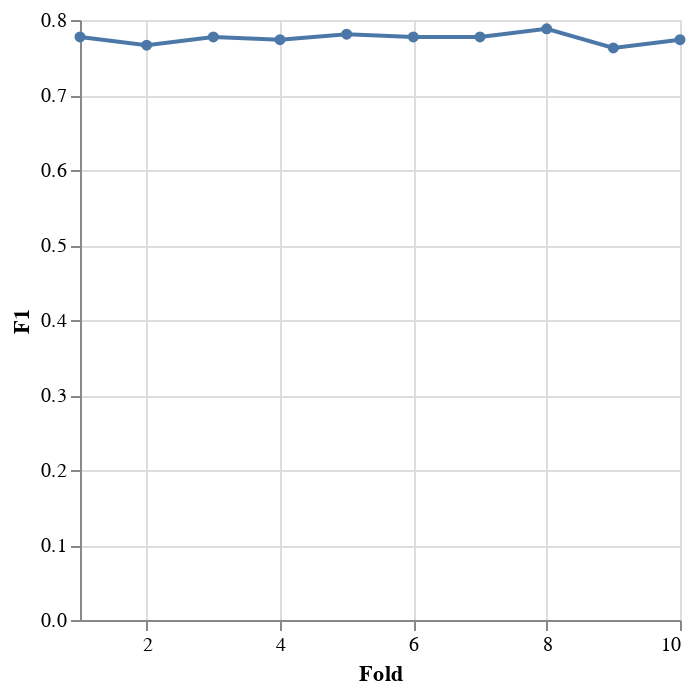

Source (notebook cell):
### Markdown cell above
Der Wert für die Genauigkeit des Modells liegt zwischen 76,6% und 78,8%.

### Code cell
alt.Chart(df_scores_lor.reset_index()).mark_line(
     point=alt.OverlayMarkDef()
).encode(
    x=alt.X("index", bin=False, title="Fold", axis=alt.Axis(tickCount=5)),
    y=alt.Y("logistic", aggregate="mean", title="F1")
)

### Figure 1 — Vega-Lite specification as saved in the notebook (floating-point values rounded to 4 significant figures)
{"config": {"view": {"continuousWidth": 300, "continuousHeight": 300}}, "data": {"name": "data-72dd7416d13ba8ab15f7d298ce4590f0"}, "mark": {"type": "line", "point": {}}, "encoding": {"x": {"axis": {"tickCount": 5}, "bin": false, "field": "index", "title": "Fold", "type": "quantitative"}, "y": {"aggregate": "mean", "field": "logistic", "title": "F1", "type": "quantitative"}}, "$schema": "https://vega.github.io/schema/vega-lite/v5.8.0.json", "datasets": {"data-72dd7416d13ba8ab15f7d298ce4590f0": [{"index": 1, "logistic": 0.7774}, {"index": 2, "logistic": 0.7664}, {"index": 3, "logistic": 0.7774}, {"index": 4, "logistic": 0.7737}, {"index": 5, "logistic": 0.781}, {"index": 6, "logistic": 0.7774}, {"index": 7, "logistic": 0.7774}, {"index": 8, "logistic": 0.7883}, {"index": 9, "logistic": 0.7628}, {"index": 10, "logistic": 0.7737}]}}
